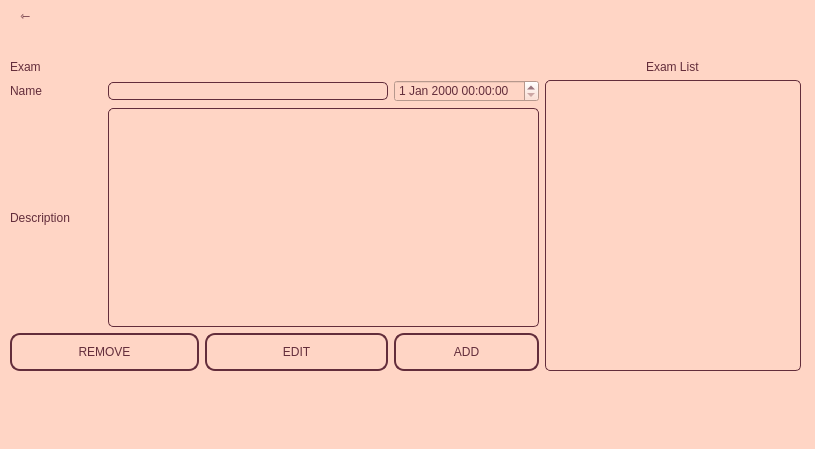
<?xml version="1.0" encoding="UTF-8"?>
<ui version="4.0">
 <class>examwindow</class>
 <widget class="QDialog" name="examwindow">
  <property name="geometry">
   <rect>
    <x>0</x>
    <y>0</y>
    <width>815</width>
    <height>449</height>
   </rect>
  </property>
  <property name="windowTitle">
   <string>Dialog</string>
  </property>
  <property name="styleSheet">
   <string notr="true">background-color: rgb(255, 213, 197);</string>
  </property>
  <widget class="QWidget" name="layoutWidget">
   <property name="geometry">
    <rect>
     <x>10</x>
     <y>40</y>
     <width>791</width>
     <height>381</height>
    </rect>
   </property>
   <layout class="QGridLayout" name="examgrid">
    <property name="topMargin">
     <number>20</number>
    </property>
    <property name="bottomMargin">
     <number>50</number>
    </property>
    <item row="0" column="0" colspan="5">
     <widget class="QLabel" name="label_exam">
      <property name="styleSheet">
       <string notr="true">QLabel{
	font: 25pt &quot;Copperplate Gothic Light&quot;;
	color: rgb(99, 45, 59);
}</string>
      </property>
      <property name="text">
       <string>Exam</string>
      </property>
     </widget>
    </item>
    <item row="0" column="5" alignment="Qt::AlignHCenter">
     <widget class="QLabel" name="label_examlist">
      <property name="styleSheet">
       <string notr="true">QLabel{
	font: 25pt &quot;Copperplate Gothic Light&quot;;
	color: rgb(99, 45, 59);
}</string>
      </property>
      <property name="text">
       <string>Exam List</string>
      </property>
     </widget>
    </item>
    <item row="1" column="0">
     <widget class="QLabel" name="label_examname">
      <property name="styleSheet">
       <string notr="true">QLabel{
	font: 16pt &quot;High Tower Text&quot;;
	color: rgb(99, 45, 59);
}</string>
      </property>
      <property name="text">
       <string>Name</string>
      </property>
     </widget>
    </item>
    <item row="1" column="4">
     <widget class="QDateTimeEdit" name="datetime_exam">
      <property name="styleSheet">
       <string notr="true">QDateTimeEdit{
	font: 13pt &quot;High Tower Text&quot;;
	color: rgb(99, 45, 59);
}</string>
      </property>
      <property name="wrapping">
       <bool>false</bool>
      </property>
     </widget>
    </item>
    <item row="2" column="0">
     <widget class="QLabel" name="label_examdes">
      <property name="styleSheet">
       <string notr="true">QLabel{
	font: 16pt &quot;High Tower Text&quot;;
	color: rgb(99, 45, 59);
}</string>
      </property>
      <property name="text">
       <string>Description</string>
      </property>
     </widget>
    </item>
    <item row="2" column="1" colspan="4">
     <widget class="QTextEdit" name="textedit_examdes">
      <property name="styleSheet">
       <string notr="true">QTextEdit{
	font: 13pt &quot;High Tower Text&quot;;
	color: rgb(99, 45, 59);
	border-radius: 5px;
	border: 1px solid #632d3b;
}</string>
      </property>
     </widget>
    </item>
    <item row="3" column="0" colspan="2">
     <widget class="QPushButton" name="button_examremove">
      <property name="styleSheet">
       <string notr="true">QPushButton{
	color: rgb(99, 45, 59);
	font: 13pt &quot;High Tower Text&quot;;
	background: transparent;
	border: 2px solid #632d3b;
	border-radius: 10px;
	padding: 10px 20px;
}
QPushButton:hover{
	background: rgba(255, 255, 255, 0.2)
}
QPushButton:pressed{
	background: rgba(255, 255, 255, 0.1)
}</string>
      </property>
      <property name="text">
       <string>REMOVE</string>
      </property>
     </widget>
    </item>
    <item row="3" column="2" colspan="2">
     <widget class="QPushButton" name="button_examedit">
      <property name="styleSheet">
       <string notr="true">QPushButton{
	color: rgb(99, 45, 59);
	font: 13pt &quot;High Tower Text&quot;;
	background: transparent;
	border: 2px solid #632d3b;
	border-radius: 10px;
	padding: 10px 20px;
}
QPushButton:hover{
	background: rgba(255, 255, 255, 0.2)
}
QPushButton:pressed{
	background: rgba(255, 255, 255, 0.1)
}</string>
      </property>
      <property name="text">
       <string>EDIT</string>
      </property>
     </widget>
    </item>
    <item row="3" column="4">
     <widget class="QPushButton" name="button_examadd">
      <property name="styleSheet">
       <string notr="true">QPushButton{
	color: rgb(99, 45, 59);
	font: 13pt &quot;High Tower Text&quot;;
	background: transparent;
	border: 2px solid #632d3b;
	border-radius: 10px;
	padding: 10px 20px;
}
QPushButton:hover{
	background: rgba(255, 255, 255, 0.2)
}
QPushButton:pressed{
	background: rgba(255, 255, 255, 0.1)
}</string>
      </property>
      <property name="text">
       <string>ADD</string>
      </property>
     </widget>
    </item>
    <item row="1" column="5" rowspan="3">
     <widget class="QListWidget" name="listwidget_examlist">
      <property name="sizePolicy">
       <sizepolicy hsizetype="Preferred" vsizetype="Expanding">
        <horstretch>0</horstretch>
        <verstretch>0</verstretch>
       </sizepolicy>
      </property>
      <property name="styleSheet">
       <string notr="true">QListWidget{
	font: 13pt &quot;High Tower Text&quot;;
	color: rgb(99, 45, 59);
	border-radius: 5px;
	border: 1px solid #632d3b;
}</string>
      </property>
     </widget>
    </item>
    <item row="1" column="1" colspan="3">
     <widget class="QLineEdit" name="lineedit_examname">
      <property name="styleSheet">
       <string notr="true">QLineEdit{
font: 13pt &quot;High Tower Text&quot;;
	color: rgb(99, 45, 59);
	border-radius: 5px;
	border: 1px solid #632d3b;
}</string>
      </property>
      <property name="text">
       <string/>
      </property>
     </widget>
    </item>
   </layout>
  </widget>
  <widget class="QPushButton" name="tochoicee">
   <property name="geometry">
    <rect>
     <x>10</x>
     <y>0</y>
     <width>31</width>
     <height>31</height>
    </rect>
   </property>
   <property name="styleSheet">
    <string notr="true">QPushButton{
font: 25pt &quot;High Tower Text&quot;;
color: #632d3b;
background: transparent;
border: none;
padding: 0px;
}
QPushButton:hover{
background: rgba(255, 255, 255, 0.2);
}
QPushButton:pressed{
background: rgba(255, 255, 255, 0.1);
}
	
</string>
   </property>
   <property name="text">
    <string>⇽</string>
   </property>
  </widget>
 </widget>
 <resources/>
 <connections/>
</ui>
